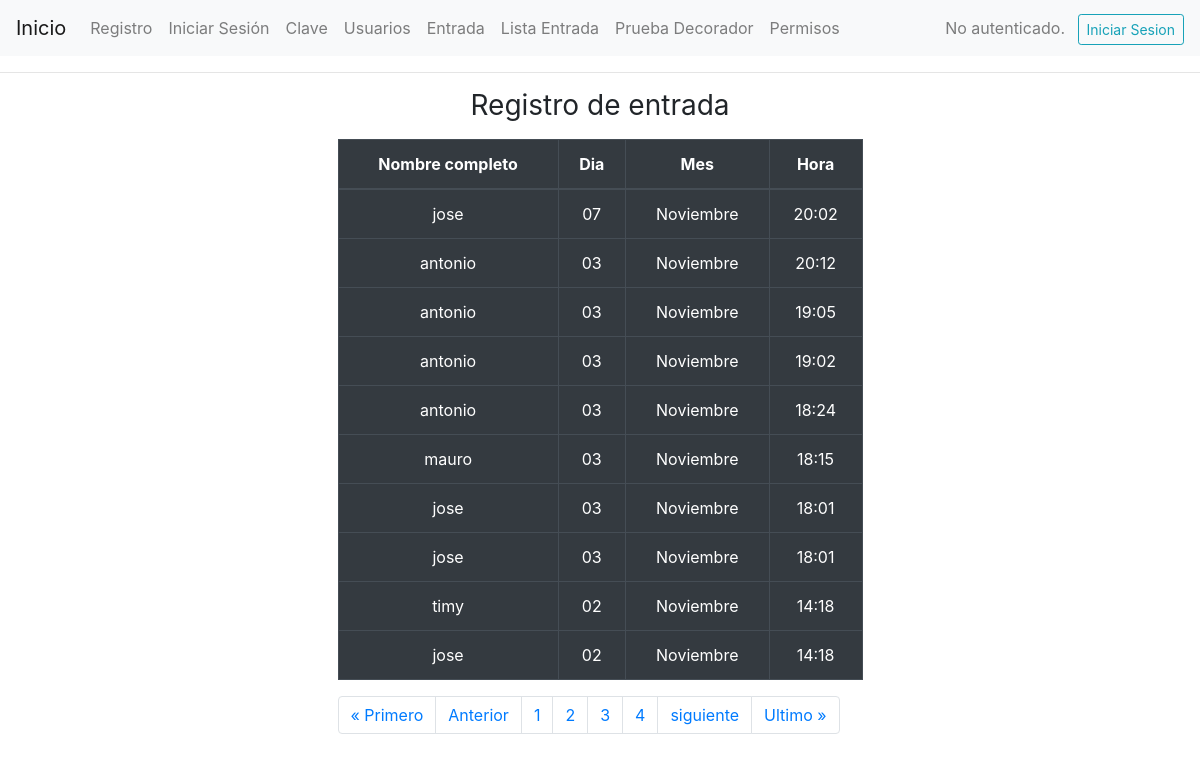
/verificacion?page=2, run on the app's committed database.
### login/models.py (models this page shows, shortened)
class RegistroAcceso(models.Model):
    verificacion = models.ForeignKey(Verificacion, on_delete=models.SET_NULL, null=True)
    fecha_hora = models.DateTimeField(auto_now_add=True)

class Verificacion(models.Model):
    usuario = models.OneToOneField(User, on_delete=models.CASCADE)
    nombre_completo = models.CharField(max_length=100)
    email = models.EmailField(max_length=100)
    telefono = models.CharField(max_length=10) # por que un numero tiene solo 10 digitos
    programa_academico = models.CharField(max_length=255)
    contrasena = models.CharField(max_length=6, unique=True, validators=[MinLengthValidator(6)])
    rfid = models.CharField(max_length=50, null=True, blank=True)
    lab_vision = models.BooleanField(default=False)
    lab_robotica = models.BooleanField(default=False)

### login/views.py (the view)
# urls.py: path('verificacion', views.lista_registro, name='verificacion'),
def lista_registro(request):
    registros = RegistroAcceso.objects.all()
    paginacion = Paginator(RegistroAcceso.objects.all().order_by('-id'), 10)
    page = request.GET.get('page')
    registro_acceso = paginacion.get_page(page)
    num_paginas = registro_acceso.paginator.page_range
    parametros = {'registros':registros,
                    'paginacion':registro_acceso,
                    'num_paginas':num_paginas}
    return render(request, 'pagina/verificacion.html', parametros)

### login/templates/pagina/verificacion.html (shortened to what this page needs)
{% extends 'main/prueba.html' %}
{% block content %}
    <main class='container'>
        <div class='row'>
            <div class='col-md-6 offset-md-3'>
                <h1 class="h3 mb-3 font-weight-normal text-center">Registro de entrada</h1>
                <div>
                    <table class="table table-hover table-dark table-bordered border-light">
                        <thead>
                            <tr>
                                <th scope="col" class="text-center">Nombre completo</th>
                                <th scope="col" class="text-center">Dia</th>
                                <th scope="col" class="text-center">Mes</th>
                                <th scope="col" class="text-center">Hora</th>
                                </div>
                        <tbody>
                            {% for registro in paginacion %}
                            <tr>
                                <td scope="col" class="text-center">{{registro.verificacion.nombre_completo}}</td>
                                <td scope="col" class="text-center">{{registro.fecha_hora|date:"d" }}</td>
                                <td scope="col" class="text-center">{{registro.fecha_hora|date:"F" }}</td>
                                <td scope="col" class="text-center">{{registro.fecha_hora|date:"H:i" }}</td>
                            </tr>
                            {% endfor %}
                        </tbody>
                </div>
                <nav aria-label="Page navigation example">
                        <ul class="pagination">
                        {% if paginacion.has_previous %}
                            <li class="page-item"><a class="page-link" href="?page=1">&laquo Primero</a></li>
                            <li class="page-item"><a class="page-link" href="?page={{ paginacion.previous_page_number }}">Anterior</a></li>
                            {% else %}
                            <li class="page-item disabled"><a class="page-link" href="#">&laquo Primero</a></li>
                            <li class="page-item disabled"><a class="page-link" href="#">Anterior</a></li>
                        {% endif %}
                        {% for numero in num_paginas %}
                        <li class="page-item"><a class="page-link" href='?page={{numero}}'>{{numero}}</a></li>
                        {% endfor %}
                        {% if paginacion.has_next %}
                            <li class="page-item"><a class="page-link" href="?page={{paginacion.next_page_number}}">siguiente</a></li>
                            <li class="page-item"><a class="page-link" href="?page={{ paginacion.paginator.num_pages }}">Ultimo &raquo</a></li>
                            {% else %}
                            <li class="page-item disabled"><a class="page-link" href="#">siguiente</a></li>
                            <li class="page-item disabled"><a class="page-link" href="#">Ultimo &raquo</a></li>
                        {% endif %}
                    </ul>
                </nav>
            </div>
        </div>
{% endblock  %}

### data on the page
RegistroAcceso: verificacion.nombre_completo "jose", fecha_hora "07", fecha_hora "Noviembre", fecha_hora "20:02"
RegistroAcceso: verificacion.nombre_completo "antonio", fecha_hora "03", fecha_hora "Noviembre", fecha_hora "20:12"
RegistroAcceso: verificacion.nombre_completo "antonio", fecha_hora "03", fecha_hora "Noviembre", fecha_hora "19:05"
RegistroAcceso: verificacion.nombre_completo "antonio", fecha_hora "03", fecha_hora "Noviembre", fecha_hora "19:02"
RegistroAcceso: verificacion.nombre_completo "antonio", fecha_hora "03", fecha_hora "Noviembre", fecha_hora "18:24"
RegistroAcceso: verificacion.nombre_completo "mauro", fecha_hora "03", fecha_hora "Noviembre", fecha_hora "18:15"
RegistroAcceso: verificacion.nombre_completo "jose", fecha_hora "03", fecha_hora "Noviembre", fecha_hora "18:01"
RegistroAcceso: verificacion.nombre_completo "jose", fecha_hora "03", fecha_hora "Noviembre", fecha_hora "18:01"
RegistroAcceso: verificacion.nombre_completo "timy", fecha_hora "02", fecha_hora "Noviembre", fecha_hora "14:18"
RegistroAcceso: verificacion.nombre_completo "jose", fecha_hora "02", fecha_hora "Noviembre", fecha_hora "14:18"

### other printed values
{{ numero }} "1" "2" "3" "4"
